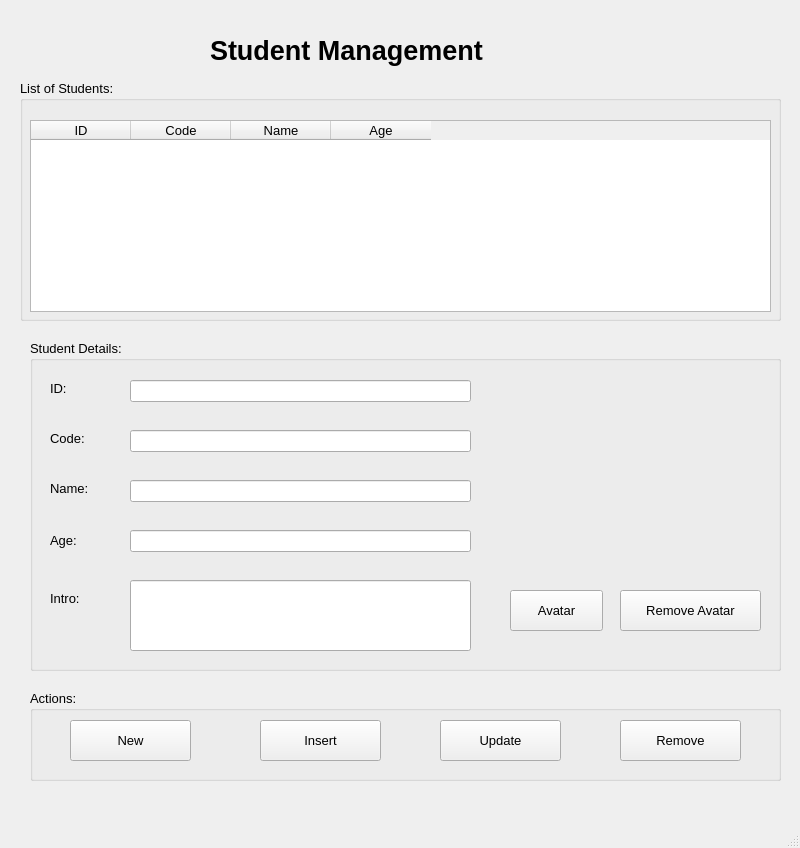
<?xml version="1.0" encoding="UTF-8"?>
<ui version="4.0">
 <class>MainWindow</class>
 <widget class="QMainWindow" name="MainWindow">
  <property name="geometry">
   <rect>
    <x>0</x>
    <y>0</y>
    <width>800</width>
    <height>848</height>
   </rect>
  </property>
  <property name="windowTitle">
   <string>MainWindow</string>
  </property>
  <widget class="QWidget" name="centralwidget">
   <widget class="QLabel" name="label">
    <property name="geometry">
     <rect>
      <x>210</x>
      <y>30</y>
      <width>361</width>
      <height>41</height>
     </rect>
    </property>
    <property name="font">
     <font>
      <pointsize>20</pointsize>
      <weight>75</weight>
      <bold>true</bold>
     </font>
    </property>
    <property name="text">
     <string>Student Management</string>
    </property>
   </widget>
   <widget class="QGroupBox" name="groupBox">
    <property name="geometry">
     <rect>
      <x>20</x>
      <y>80</y>
      <width>761</width>
      <height>241</height>
     </rect>
    </property>
    <property name="font">
     <font>
      <pointsize>10</pointsize>
     </font>
    </property>
    <property name="title">
     <string>List of Students:</string>
    </property>
    <widget class="QTableWidget" name="tableWidgetStudent">
     <property name="geometry">
      <rect>
       <x>10</x>
       <y>40</y>
       <width>741</width>
       <height>192</height>
      </rect>
     </property>
     <column>
      <property name="text">
       <string>ID</string>
      </property>
     </column>
     <column>
      <property name="text">
       <string>Code</string>
      </property>
     </column>
     <column>
      <property name="text">
       <string>Name</string>
      </property>
     </column>
     <column>
      <property name="text">
       <string>Age</string>
      </property>
     </column>
    </widget>
   </widget>
   <widget class="QGroupBox" name="groupBox_2">
    <property name="geometry">
     <rect>
      <x>30</x>
      <y>340</y>
      <width>751</width>
      <height>331</height>
     </rect>
    </property>
    <property name="font">
     <font>
      <pointsize>10</pointsize>
     </font>
    </property>
    <property name="title">
     <string>Student Details:</string>
    </property>
    <widget class="QLabel" name="label_2">
     <property name="geometry">
      <rect>
       <x>20</x>
       <y>40</y>
       <width>55</width>
       <height>16</height>
      </rect>
     </property>
     <property name="text">
      <string>ID:</string>
     </property>
    </widget>
    <widget class="QLabel" name="label_3">
     <property name="geometry">
      <rect>
       <x>20</x>
       <y>90</y>
       <width>55</width>
       <height>16</height>
      </rect>
     </property>
     <property name="text">
      <string>Code:</string>
     </property>
    </widget>
    <widget class="QLabel" name="label_4">
     <property name="geometry">
      <rect>
       <x>20</x>
       <y>140</y>
       <width>55</width>
       <height>16</height>
      </rect>
     </property>
     <property name="text">
      <string>Name:</string>
     </property>
    </widget>
    <widget class="QLabel" name="label_5">
     <property name="geometry">
      <rect>
       <x>20</x>
       <y>190</y>
       <width>55</width>
       <height>21</height>
      </rect>
     </property>
     <property name="text">
      <string>Age:</string>
     </property>
    </widget>
    <widget class="QLabel" name="label_6">
     <property name="geometry">
      <rect>
       <x>20</x>
       <y>250</y>
       <width>55</width>
       <height>16</height>
      </rect>
     </property>
     <property name="text">
      <string>Intro:</string>
     </property>
    </widget>
    <widget class="QLabel" name="labelAvatar">
     <property name="geometry">
      <rect>
       <x>480</x>
       <y>40</y>
       <width>241</width>
       <height>181</height>
      </rect>
     </property>
     <property name="text">
      <string notr="true"/>
     </property>
     <property name="pixmap">
      <pixmap>images/ic_logo.jpg</pixmap>
     </property>
     <property name="scaledContents">
      <bool>false</bool>
     </property>
    </widget>
    <widget class="QLineEdit" name="lineEditId">
     <property name="geometry">
      <rect>
       <x>100</x>
       <y>40</y>
       <width>341</width>
       <height>22</height>
      </rect>
     </property>
    </widget>
    <widget class="QLineEdit" name="lineEditCode">
     <property name="geometry">
      <rect>
       <x>100</x>
       <y>90</y>
       <width>341</width>
       <height>22</height>
      </rect>
     </property>
    </widget>
    <widget class="QLineEdit" name="lineEditName">
     <property name="geometry">
      <rect>
       <x>100</x>
       <y>140</y>
       <width>341</width>
       <height>22</height>
      </rect>
     </property>
    </widget>
    <widget class="QLineEdit" name="lineEditAge">
     <property name="geometry">
      <rect>
       <x>100</x>
       <y>190</y>
       <width>341</width>
       <height>22</height>
      </rect>
     </property>
    </widget>
    <widget class="QLineEdit" name="lineEditIntro">
     <property name="geometry">
      <rect>
       <x>100</x>
       <y>240</y>
       <width>341</width>
       <height>71</height>
      </rect>
     </property>
    </widget>
    <widget class="QPushButton" name="pushButtonAvatar">
     <property name="geometry">
      <rect>
       <x>480</x>
       <y>250</y>
       <width>93</width>
       <height>41</height>
      </rect>
     </property>
     <property name="text">
      <string>Avatar</string>
     </property>
    </widget>
    <widget class="QPushButton" name="pushButtonRemoveAvatar">
     <property name="geometry">
      <rect>
       <x>590</x>
       <y>250</y>
       <width>141</width>
       <height>41</height>
      </rect>
     </property>
     <property name="text">
      <string>Remove Avatar</string>
     </property>
    </widget>
   </widget>
   <widget class="QGroupBox" name="groupBox_3">
    <property name="geometry">
     <rect>
      <x>30</x>
      <y>690</y>
      <width>751</width>
      <height>91</height>
     </rect>
    </property>
    <property name="font">
     <font>
      <pointsize>10</pointsize>
     </font>
    </property>
    <property name="title">
     <string>Actions:</string>
    </property>
    <widget class="QPushButton" name="pushButtonName">
     <property name="geometry">
      <rect>
       <x>40</x>
       <y>30</y>
       <width>121</width>
       <height>41</height>
      </rect>
     </property>
     <property name="text">
      <string>New</string>
     </property>
     <property name="icon">
      <iconset>
       <normaloff>images/ic_new.png</normaloff>images/ic_new.png</iconset>
     </property>
    </widget>
    <widget class="QPushButton" name="pushButtonInsert">
     <property name="geometry">
      <rect>
       <x>230</x>
       <y>30</y>
       <width>121</width>
       <height>41</height>
      </rect>
     </property>
     <property name="text">
      <string>Insert</string>
     </property>
     <property name="icon">
      <iconset>
       <normaloff>images/ic_save.png</normaloff>images/ic_save.png</iconset>
     </property>
    </widget>
    <widget class="QPushButton" name="pushButtonUpdate">
     <property name="geometry">
      <rect>
       <x>410</x>
       <y>30</y>
       <width>121</width>
       <height>41</height>
      </rect>
     </property>
     <property name="text">
      <string>Update</string>
     </property>
     <property name="icon">
      <iconset>
       <normaloff>images/ic_update.png</normaloff>images/ic_update.png</iconset>
     </property>
    </widget>
    <widget class="QPushButton" name="pushButtonRemove">
     <property name="geometry">
      <rect>
       <x>590</x>
       <y>30</y>
       <width>121</width>
       <height>41</height>
      </rect>
     </property>
     <property name="text">
      <string>Remove</string>
     </property>
     <property name="icon">
      <iconset>
       <normaloff>images/ic_delete.png</normaloff>images/ic_delete.png</iconset>
     </property>
    </widget>
   </widget>
  </widget>
  <widget class="QMenuBar" name="menubar">
   <property name="geometry">
    <rect>
     <x>0</x>
     <y>0</y>
     <width>800</width>
     <height>22</height>
    </rect>
   </property>
  </widget>
  <widget class="QStatusBar" name="statusbar"/>
 </widget>
 <resources/>
 <connections/>
</ui>
